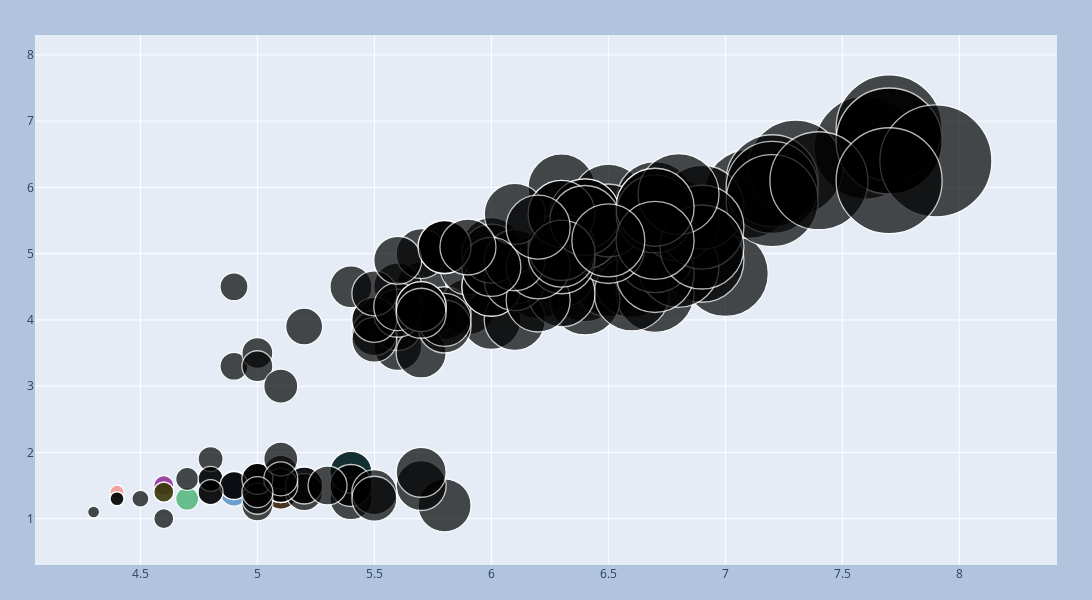

The code cell stored with this chart in its notebook:
### Code cell
fig = iris.iplot(x = 'SepalLengthCm',
                y = 'PetalLengthCm',
                size = 'SepalLengthCm',
                kind = 'bubble',
                asFigure=True,
                layout=l6_15)
fig.show()
fig.write_html('0326 iplots/0326v - 44.html')
fig.write_image('0326 iplots/0326v - 44.png')

### Figure 1 — Plotly figure (JSON) as saved in the notebook; plotly's stock layout.template omitted (floating-point values rounded to 4 significant figures; data arrays with more than 128 entries replaced by an {"elided": "..."} marker saying what was removed)
{"data": [{"marker": {"color": ["rgb(255, 153, 51)", "rgb(55, 128, 191)", "rgb(50, 171, 96)", "rgb(128, 0, 128)", "rgb(219, 64, 82)", "rgb(0, 128, 128)", "rgb(255, 255, 51)", "rgb(128, 128, 0)", "rgb(251, 128, 114)", "rgb(128, 177, 211)"], "line": {"width": 1.3}, "size": {"elided": "150 int values"}, "symbol": "circle"}, "mode": "markers", "text": "", "type": "scatter", "x": {"elided": "150 float values"}, "y": {"elided": "150 float values"}}], "layout": {"height": 600, "margin": {"b": 35, "l": 35, "r": 35, "t": 35}, "paper_bgcolor": "LightSteelBlue", "width": 1500}}
